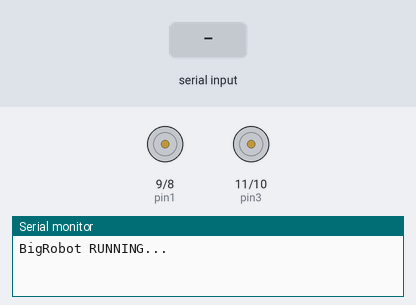
Bench run of a sketch on a simulated Arduino Uno, built with avr-gcc and run on an emulated ATmega328P. On the bench: motor-driver pin pairs drawn as motors (green arrow = first pin HIGH = forward, orange = second pin HIGH = backward, longer = more drive), the last lines printed to the serial monitor. The test bench sets the inputs (shaded band).

Above: at 1.2 s.
1.3 s: "w" received over Serial
At 1.8 s:
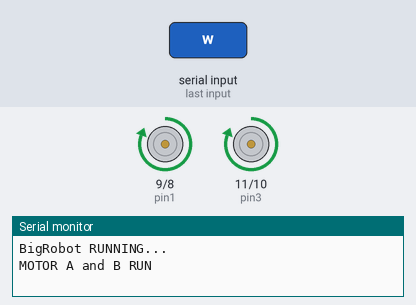
2.8 s: "s" received over Serial
At 4.0 s:
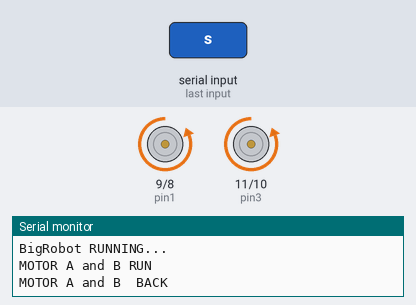
4.3 s: "d" received over Serial
At 5.5 s:
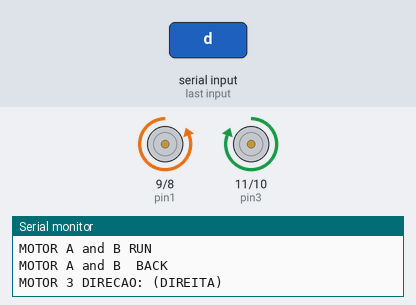
5.8 s: "a" received over Serial
At 6.7 s:
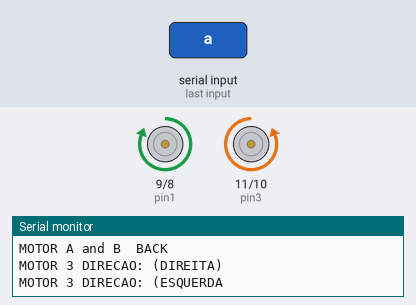
Timing chart, 0 to 8.3 s (numbered marks = the images above; inputs shaded):
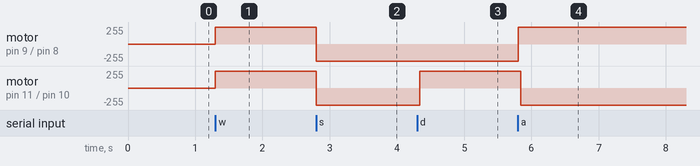

Measured:
- after the input at 1.3 s, motor on pin 9 (pin1) / pin 8 (pin2), motor on pin 11 (pin3) / pin 10 (pin4): stopped → forward 255/255 at once
- after the input at 2.8 s, motor on pin 9 (pin1) / pin 8 (pin2), motor on pin 11 (pin3) / pin 10 (pin4): forward 255/255 → backward 255/255 at once
- after the input at 4.3 s, motor on pin 11 (pin3) / pin 10 (pin4): backward 255/255 → forward 255/255 at once
- after the input at 5.8 s, motor on pin 9 (pin1) / pin 8 (pin2): backward 255/255 → forward 255/255 at once; motor on pin 11 (pin3) / pin 10 (pin4): forward 255/255 → backward 255/255 at once

The sketch:

move.ino
```cpp
char letra;

int pin1 = 9; // motor A
int pin2 = 8; // MOtor A


int pin3 = 11; // motor b
int pin4 = 10; // motor b

void setup() {
 Serial.begin(9600); // serial comunicacao
 pinMode(pin1,OUTPUT); // MOTOR A
 pinMode(pin2,OUTPUT);  // MOTOR A
 pinMode(pin3,OUTPUT);   // MOTOR B
 pinMode(pin4,OUTPUT);  // MOTOR B
 Serial.println("BigRobot RUNNING...");

}

void loop() {
  letra = Serial.read();
  switch(letra){
    case 'w':
    Serial.println("MOTOR A and B RUN ");
    digitalWrite(pin1,HIGH);       // Motor A
    digitalWrite(pin2,LOW);       // Motor A
    digitalWrite(pin3,HIGH);
    digitalWrite(pin4,LOW);
    break;
    case 's':
    Serial.println("MOTOR A and B  BACK ");
    digitalWrite(pin1,LOW);  // Motor A
    digitalWrite(pin2,HIGH);  // Motor A
    digitalWrite(pin3,LOW);   // MOtor B
    digitalWrite(pin4,HIGH);    // MOtor B
    break;
    case 'p':
    Serial.println("MOTOR A and B STOP ");
    digitalWrite(pin1,LOW); // Motor A
    digitalWrite(pin2,LOW); // Motor A
    digitalWrite(pin3,LOW); // MOtor B
    digitalWrite(pin4,LOW);  // MOtor B
    break;

    case 'd':
    Serial.println("MOTOR 3 DIRECAO: (DIREITA)");
    digitalWrite(pin1,LOW);
    digitalWrite(pin2,HIGH);
    delay(40);
    digitalWrite(pin3,HIGH);
    digitalWrite(pin4,LOW);
    delay(40);

    break;

    case 'a':
     Serial.println("MOTOR 3 DIRECAO: (ESQUERDA");
     digitalWrite(pin1,HIGH);
     digitalWrite(pin2,LOW);
     delay(40);
     digitalWrite(pin3,LOW);
     digitalWrite(pin4,HIGH);
     delay(40);
     break;


  }

}
```
